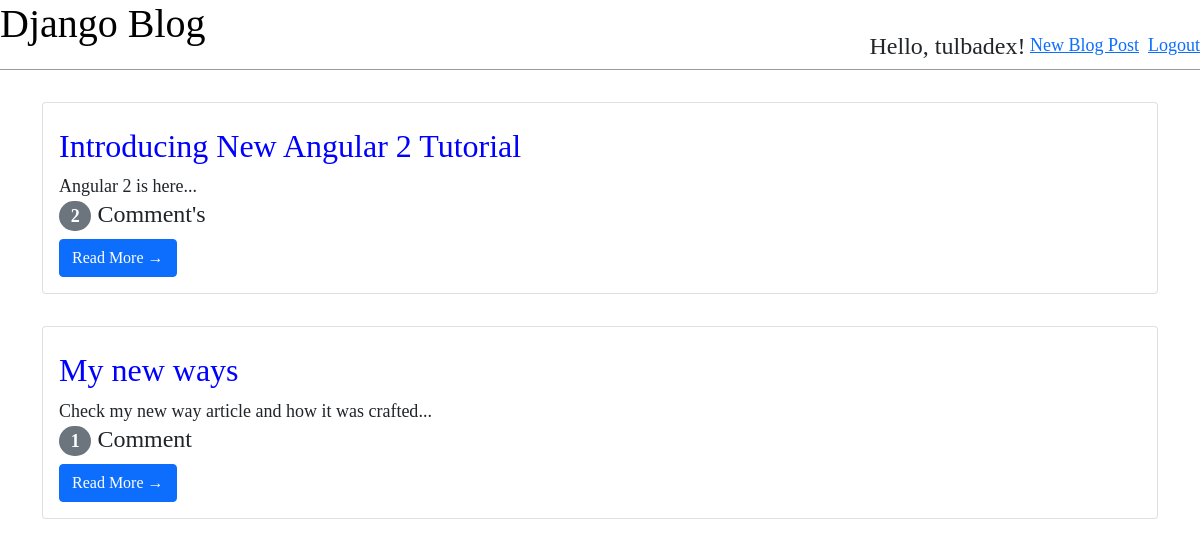
The app's page / (signed in) with its own data.
### blog/models.py (models this page shows, shortened)
class Post(models.Model):
    title = models.CharField(max_length=200)
    author = models.ForeignKey('auth.User', on_delete=models.CASCADE)
    body = models.TextField()

### blog/views.py (the view)
# urls.py: path('', BlogListView.as_view(template_name='home.html'), name="home"),
class BlogListView(ListView):
    model = Post
    template_name = 'home.html'
    ordering = ['-id']
    paginate_by = 20

### templates/home.html (shortened to what this page needs)
{% extends 'base.html' %}
{% block content %}
    {% for post in object_list %}
        <div class="post-entry card">
            <div class="card-body">
                <h2 class="card-title"><a href="{% url 'posts:post_detail' post.pk %}">{{ post.title }}</a></h2>
                <p class="card-text">{{ post.body|slice:":200" }}...</p>
                {% if post.comments.all.count <= 1 %}
                <h4><span class="badge rounded-pill bg-secondary">{{ post.comments.all.count }}</span> Comment</h4>
                {% else %}
                <h4><span class="badge rounded-pill bg-secondary">{{ post.comments.all.count }}</span> Comment's</h4>
                {% endif %}
                <a href="{% url 'posts:post_detail' post.pk %}" class="btn btn-primary">Read More &rarr;</a>
            </div>
        </div>
    {% endfor %}
{% endblock %}

### templates/base.html (shortened to what this page needs)
{% load static %}
<!DOCTYPE html>
<html lang="en">
<head>
    <link rel="stylesheet" href="{% static 'css/bootstrap.min.css' %}">
    <link rel="stylesheet" href="{% static 'css/base.css' %}">
</head>
<body>
    <header>
        <div class="nav-left">
            <h1><a href="{% url 'posts:home' %}">Django Blog</a></h1>
        </div>
        {% if user.is_authenticated %}
        <div class="nav-right">
            <h4><span>Hello, {{ user.username|default:'Guest' }}!</span></h4>&nbsp;
            <a href="{% url 'posts:post_new' %}">New Blog Post</a>&nbsp;&nbsp;
            <a href="{% url 'logout' %}">Logout</a>
        </div>
        {% else %}
        <div class="nav-right">
            <a href="{% url 'login' %}">Login</a>
        </div>
        {% endif %}
    </header>
    <div class="container">
        {% block content %}
        {% endblock %}
    </div>
</body>
</html>

### static/css/base.css (style rules this page uses)
body { font-family: 'Source, Sans, pro'; font-size: 18px; }
header { border-bottom: 1px solid #999; margin-bottom: 2rem; display: flex; }
header h1 a { color: black; text-decoration: none; }
.nav-left { margin-right: auto; }
.nav-right { display: flex; padding-top: 2rem; }
.post-entry { margin-bottom: 2rem; }
.post-entry h2 { margin: 0.5rem 0; }
.post-entry h2 a, .post-entry h2 a:visited { color: blue; text-decoration: none; }
.post-entry p { margin: 0; font-weight: 400; }

### records on screen
Post: title "Introducing New Angular 2 Tutorial", body "Angular 2 is here", comments.all.count "2"
Post: title "My new ways", body "Check my new way article and how it was crafted", comments.all.count "1"

### other values on screen
{{ user.username|default:'Guest' }} "tulbadex"
